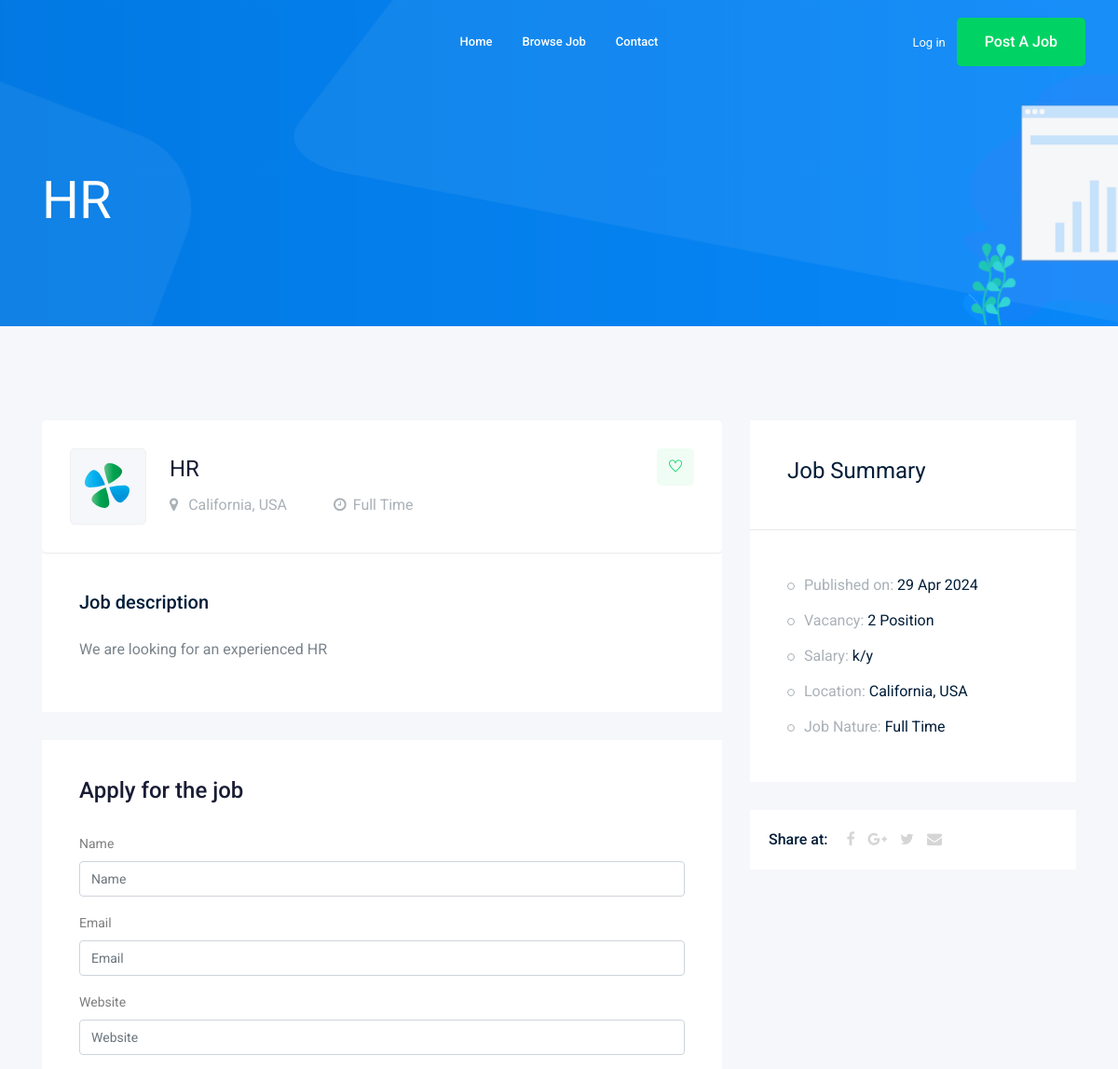
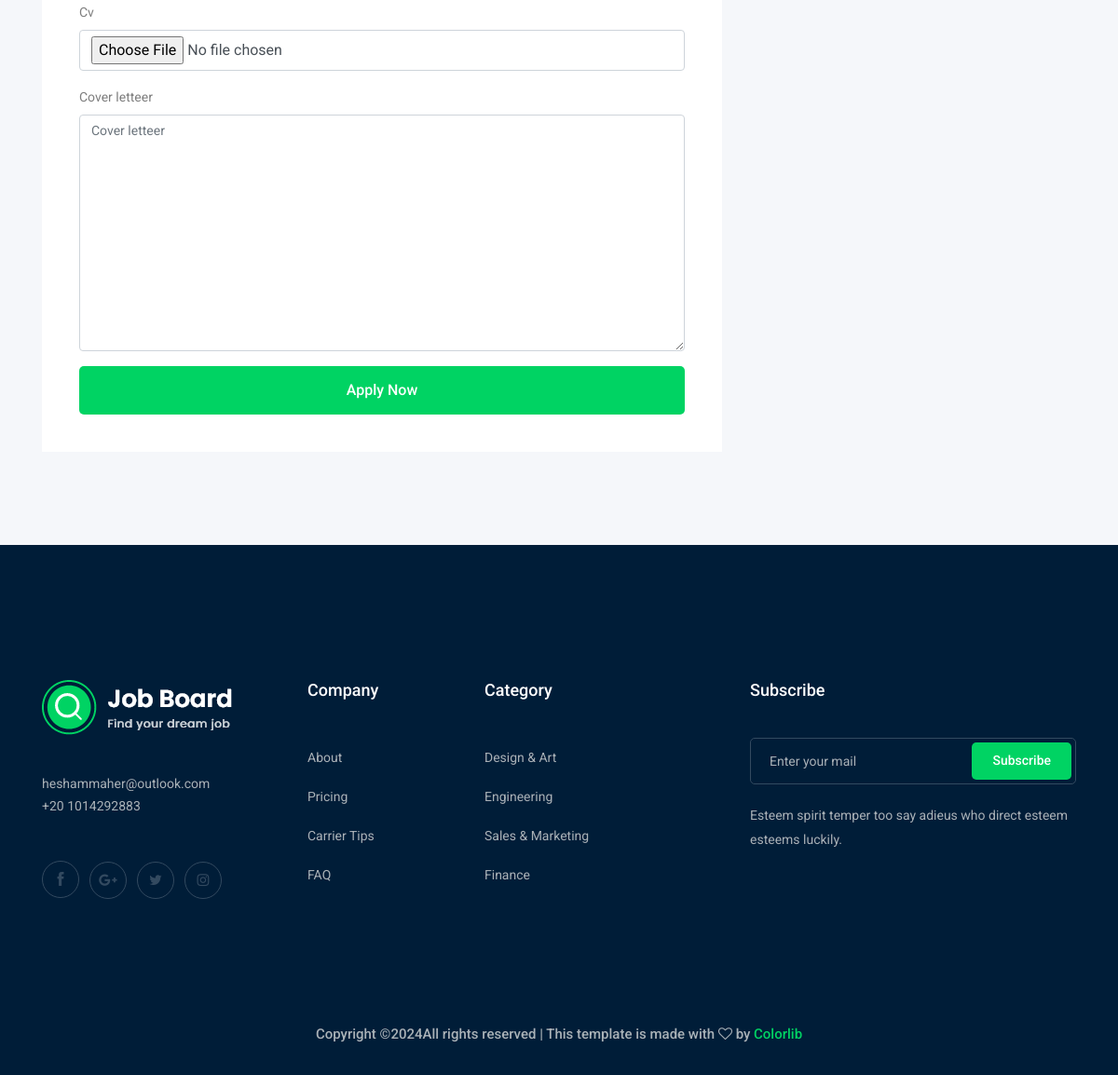
The page /jobs/hr on the database its author committed (2 pictures, top to bottom).
### job/models.py (models this page shows, shortened)
class Job(models.Model):
    owner = models.ForeignKey(
        User, related_name="posted_jobs", on_delete=models.CASCADE
    )
    title = models.CharField(max_length=100)
    job_type = models.CharField(max_length=15, choices=JOB_TYPE)
    description = models.TextField(max_length=1000)
    published_at = models.DateTimeField(auto_now=True)
    Vacancy = models.IntegerField(default=1)
    Salary = models.IntegerField(default=0)
    experience = models.IntegerField(default=1)
    category = models.ForeignKey("Category", on_delete=models.CASCADE)
    image = models.ImageField(upload_to=image_upload, blank=True, null=True)
    slug = models.SlugField(blank=True, null=True)

### job/views.py (the view)
# urls.py: path("<str:slug>", views.job_detail, name="job_detail"),
def job_detail(request, slug):
    try:
        job = Job.objects.get(slug=slug)
    except Job.DoesNotExist:
        raise Http404("Job not found")
    if request.method == "POST":
        form = ApplicationForm(request.POST, request.FILES)
        if form.is_valid():
            myform = form.save(commit=False)
            myform.job = job
            myform.save()
    else:
        form = ApplicationForm()
    return render(request, "job/job_detail.html", {"job": job, "form": form})

### job/forms.py
class ApplicationForm(forms.ModelForm):
    class Meta:
        model = Application
        fields = ["name", "email", "website", "cv", "cover_letteer"]

### job/templates/job/job_detail.html (shortened to what this page needs)
{% extends 'base.html' %}
{% load static %}
{% load bootstrap5 %}
{% block body %}
  <div class="bradcam_area bradcam_bg_1">
    <div class="container">
      <div class="row">
        <div class="col-xl-12">
          <div class="bradcam_text">
            <h3>{{ job.title }}</h3>
          </div>
        </div>
      </div>
    </div>
  </div>
  <div class="job_details_area">
    <div class="container">
      <div class="row">
        <div class="col-lg-8">
          <div class="job_details_header">
            <div class="single_jobs white-bg d-flex justify-content-between">
              <div class="jobs_left d-flex align-items-center">
                <div class="thumb">
                  <img src="{% static 'img/svg_icon/1.svg' %}" alt="" />
                </div>
                <div class="jobs_conetent">
                  <a href="#"><h4>{{ job.title }}</h4></a>
                  <div class="links_locat d-flex align-items-center">
                    <div class="location">
                      <p>
                        <i class="fa fa-map-marker"></i> California, USA
                      </p>
                    </div>
                    <div class="location">
                      <p>
                        <i class="fa fa-clock-o"></i>{{ job.job_type }}
                      </p>
                    </div>
                  </div>
                </div>
              </div>
              <div class="jobs_right">
                <div class="apply_now">
                  <a class="heart_mark" href="#"><i class="ti-heart"></i></a>
                </div>
              </div>
            </div>
          </div>
          <div class="descript_wrap white-bg">
            <div class="single_wrap">
              <h4>Job description</h4>
              <p>{{ job.description }}</p>
            </div>
          </div>
          <div class="apply_job_form white-bg">
            <h4>Apply for the job</h4>
            <form method="POST" enctype="multipart/form-data">
              {% bootstrap_form form %}
              {% buttons %}
              <button class="boxed-btn3 w-100" type="submit">Apply Now</button>
              {% endbuttons %}
            </form>
          </div>
        </div>
        <div class="col-lg-4">
          <div class="job_sumary">
            <div class="summery_header">
              <h3>Job Summary</h3>
            </div>
            <div class="job_content">
              <ul>
                <li>
                  Published on: <span>{{ job.published_at|date:'d M o' }}</span>
                </li>
                <li>
                  Vacancy: <span>{{ job.Vacancy }} Position</span>
                </li>
                <li>
                  Salary: <span>{{ job.salary }}k/y</span>
                </li>
                <li>
                  Location: <span>California, USA</span>
                </li>
                <li>
                  Job Nature: <span>{{ job.job_type }}</span>
                </li>
              </ul>
            </div>
          </div>
          <div class="share_wrap d-flex">
            <span>Share at:</span>
            <ul>
              <li>
                <a href="#"><i class="fa fa-facebook"></i></a>
              </li>
              <li>
                <a href="#"><i class="fa fa-google-plus"></i></a>
              </li>
              <li>
                <a href="#"><i class="fa fa-twitter"></i></a>
              </li>
              <li>
                <a href="#"><i class="fa fa-envelope"></i></a>
              </li>
            </ul>
          </div>
        </div>
      </div>
    </div>
  </div>
{% endblock %}

### rows shown on the page
Job: title "HR", job_type "Full Time", description "We are looking for an experienced HR", published_at "29 Apr 2024", Vacancy "2"
